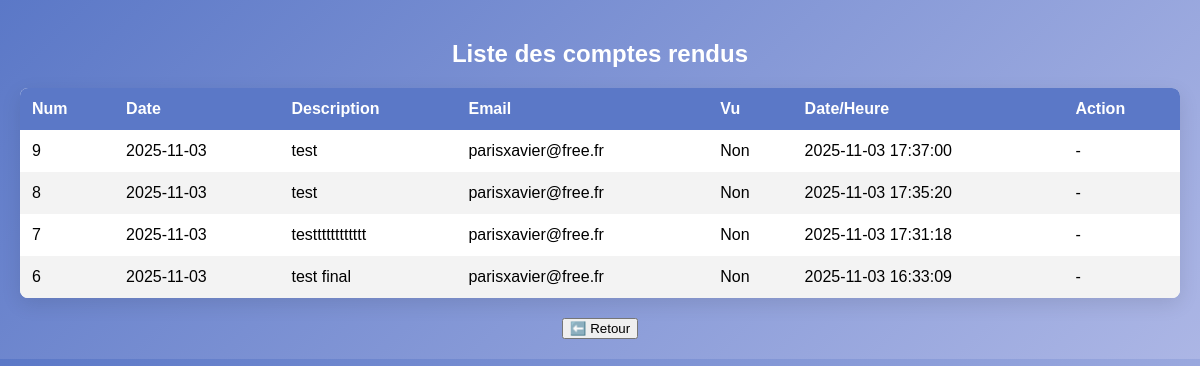
The page /Appli_Xavier/listes_compte_rendus.php on the database as committed earlier.
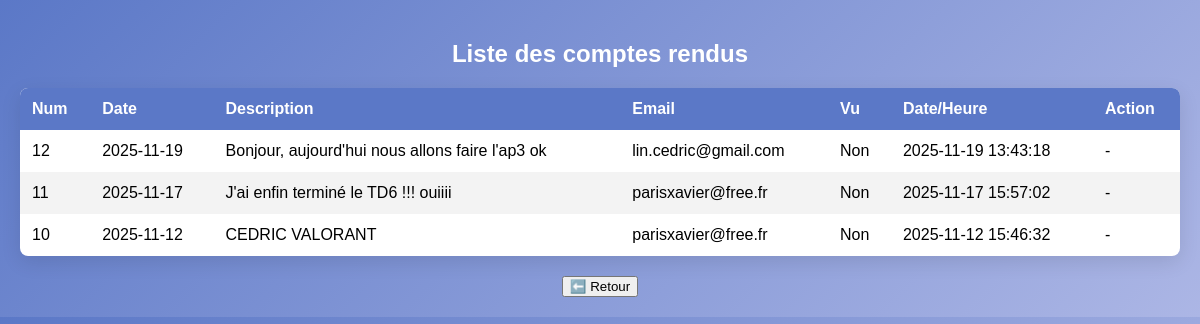
The same page on the database as committed later.
### tables this page shows
CREATE TABLE `compte_rendu` (
  `num` bigint(20) NOT NULL,
  `date` date NOT NULL,
  `description` text NOT NULL,
  `vu` tinyint(1) NOT NULL,
  `datetime` datetime NOT NULL,
  `email` varchar(50) NOT NULL
);

### Appli_Xavier/listes_compte_rendus.php (the view, shortened to what this page needs)
<?php
include '_conf.php';
$conn = new mysqli($serveurBDD, $userBDD , $mdpBDD, $nomBDD);
$user_email = "";
$sql = "SELECT num, `date`, description, email, vu, datetime FROM compte_rendu ORDER BY datetime DESC";
$result = $conn->query($sql);
?>
<!DOCTYPE html>
<html lang="fr">
<head>
    <link rel="stylesheet" href="listes_compte_rendus.css">
</head>
<body>
<h2>Liste des comptes rendus</h2>
<table>
    <thead>
        <tr>
            <th>Num</th>
            <th>Date</th>
            <th>Description</th>
            <th>Email</th>
            <th>Vu</th>
            <th>Date/Heure</th>
            <th>Action</th>
        </tr>
    </thead>
    <tbody>
        <?php if ($result && $result->num_rows > 0): ?>
            <?php while ($row = $result->fetch_assoc()): ?>
                <tr>
                    <td><?= $row['num'] ?></td>
                    <td><?= htmlspecialchars($row['date']) ?></td>
                    <td><?= htmlspecialchars($row['description']) ?></td>
                    <td><?= htmlspecialchars($row['email']) ?></td>
                    <td><?= $row['vu'] ? "Oui" : "Non" ?></td>
                    <td><?= htmlspecialchars($row['datetime']) ?></td>
                    <td>
                        <?php if ($row['email'] == $user_email): ?>
                            <a class="button" href="modifier_compte_rendu.php?num=<?= $row['num'] ?>">Modifier</a>
                            <a class="button" href="supprimer_compte_rendu.php?num=<?= $row['num'] ?>" onclick="return confirm('Êtes-vous sûr de vouloir supprimer ce compte rendu ?')" style="background-color: #ff4444; margin-left: 5px;">Supprimer</a>
                        <?php else: ?>
                            <span>-</span>
                        <?php endif; ?>
                    </td>
                </tr>
            <?php endwhile; ?>
        <?php else: ?>
            <tr>
                <td colspan="7" style="text-align:center;">Aucun compte rendu trouvé.</td>
            </tr>
        <?php endif; ?>
    </tbody>
</table>
<div style="text-align:center; margin-top:20px;">
    <?php
    if (isset($_SESSION['type'])) {
        if ($_SESSION['type'] == 2) {
            echo '<button onclick="window.location.href=\'professeur.php\'">⬅️ Retour</button>';
        } elseif ($_SESSION['type'] == 1) {
            echo '<button onclick="window.location.href=\'eleve.php\'">⬅️ Retour</button>';
        } else {
            echo '<button onclick="window.location.href=\'accueil.php\'">⬅️ Retour</button>';
        }
    } else {
        echo '<button onclick="window.location.href=\'accueil.php\'">⬅️ Retour</button>';
    }
    ?>
</div>
</body>
</html>

### Appli_Xavier/listes_compte_rendus.css (style rules this page uses)
body { font-family: Arial, sans-serif; background: linear-gradient(135deg, #5b78c7, #ACB6E5); margin: 0; padding: 20px; }
h2 { color: #fff; text-align: center; margin-bottom: 20px; }
table { width: 100%; border-collapse: collapse; background-color: #fff; border-radius: 8px; overflow: hidden; box-shadow: 0 6px 20px rgba(0,0,0,0.1); }
th, td { padding: 12px; text-align: left; }
th { background-color: #5b78c7; color: #fff; }
tr:nth-child(even) { background-color: #f3f3f3; }

Rows that differ between the two databases and show on the page:
removed compte_rendu: num "9", date "2025-11-03", description "test", email "parisxavier@free.fr", vu "Non", datetime "2025-11-03 17:37:00"
removed compte_rendu: num "8", date "2025-11-03", description "test", email "parisxavier@free.fr", vu "Non", datetime "2025-11-03 17:35:20"
removed compte_rendu: num "7", date "2025-11-03", description "testttttttttttt", email "parisxavier@free.fr", vu "Non", datetime "2025-11-03 17:31:18"
removed compte_rendu: num "6", date "2025-11-03", description "test final", email "parisxavier@free.fr", vu "Non", datetime "2025-11-03 16:33:09"
added compte_rendu: num "12", date "2025-11-19", description "Bonjour, aujourd'hui nous allons faire l'ap3 ok", email "lin.cedric@gmail.com", vu "Non", datetime "2025-11-19 13:43:18"
added compte_rendu: num "11", date "2025-11-17", description "J'ai enfin terminé le TD6 !!! ouiiii", email "parisxavier@free.fr", vu "Non", datetime "2025-11-17 15:57:02"
added compte_rendu: num "10", date "2025-11-12", description "CEDRIC VALORANT", email "parisxavier@free.fr", vu "Non", datetime "2025-11-12 15:46:32"
